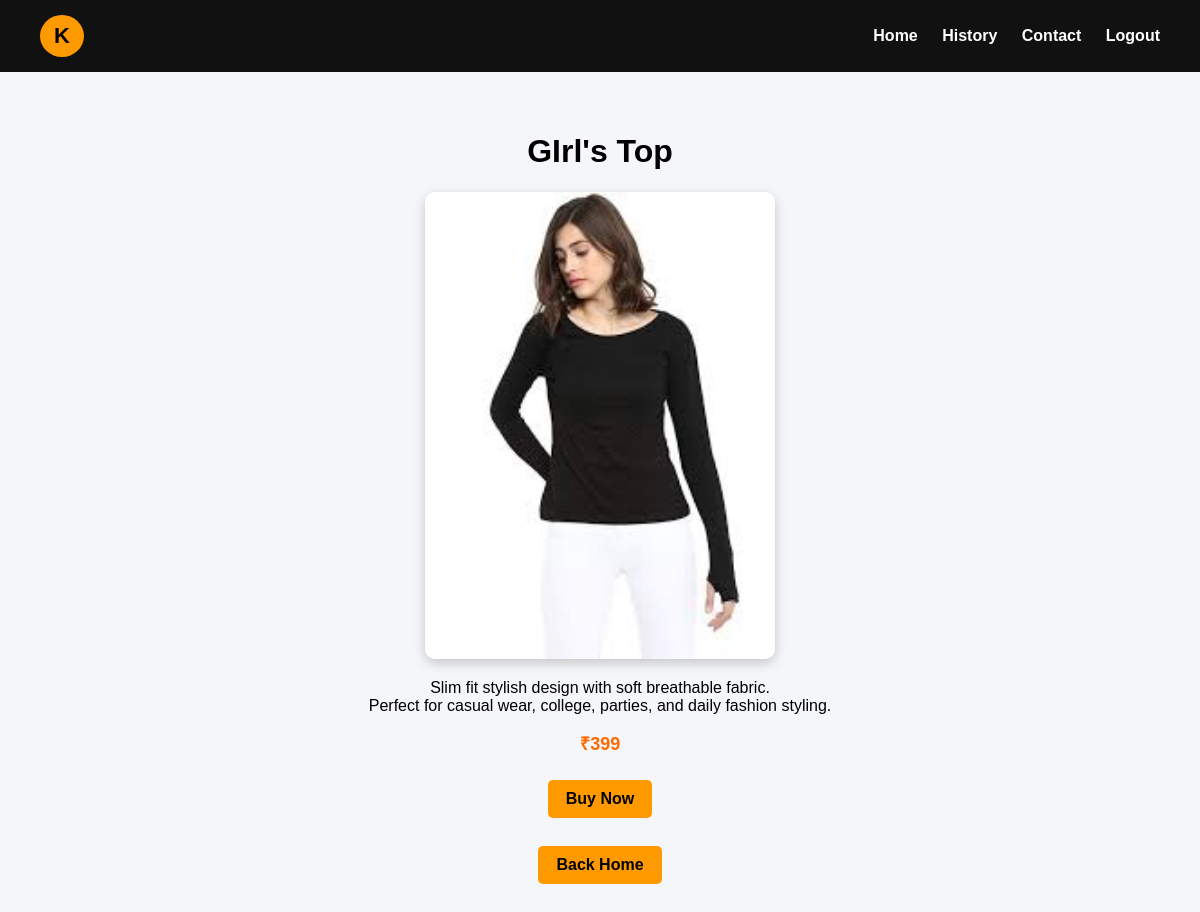
/product/7/ (signed in), run on the app's committed database.
### testapp/models.py (models this page shows)
class Tshirt(models.Model):
    SIZE_CHOICES = [
        ('S','Small'),
        ('M','Medium'),
        ('L','Large'),
        ('XL','Extra Large'),
        ('XXL','Double XL')
    ]
    name = models.CharField(max_length=100)
    image = models.ImageField(upload_to='tshirts/')
    description = models.TextField()
    price = models.IntegerField()

### testapp/views.py (the view)
# urls.py: path('product/<int:id>/', views.detail, name='detail'),
@login_required(login_url='/login/')
def detail(request, id):
    tshirt = get_object_or_404(Tshirt, id=id)
    return render(request, 'testapp/detail.html', {'tshirt': tshirt})

### templates/testapp/detail.html
{% extends 'testapp/base.html' %}
{% block content %}
<div class="detail-container">
<h1>{{tshirt.name}}</h1>
<img src="{{tshirt.image.url}}" class="detail-img">
<p>{{tshirt.description|linebreaks}}</p>
<h2 class="price">₹{{tshirt.price}}</h2>
<a href="/buy/{{tshirt.id}}" class="btn">Buy Now</a>
<br><br>
<a href="/" class="btn">Back Home</a>
</div>
{% endblock %}

### static/css/style.css (style rules this page uses)
body { font-family:Arial, Helvetica, sans-serif; background:#f4f6f9; margin:0; }
.price { color:#ff6b00; font-weight:bold; font-size:18px; }
.btn { background:#ff9900; color:black; padding:10px 18px; border-radius:5px; text-decoration:none; display:inline-block; margin-top:10px; font-weight:bold; }
.detail-container { text-align:center; padding:40px; }
.detail-img { width:350px; border-radius:10px; box-shadow:0 4px 12px rgba(0,0,0,0.2); }

### data on the page
Tshirt: name "GIrl's Top", image (picture), description "Slim fit stylish design with soft breathable fabric. Perfect for casual wear, college, parties, and daily fashion styling.", price "399"
